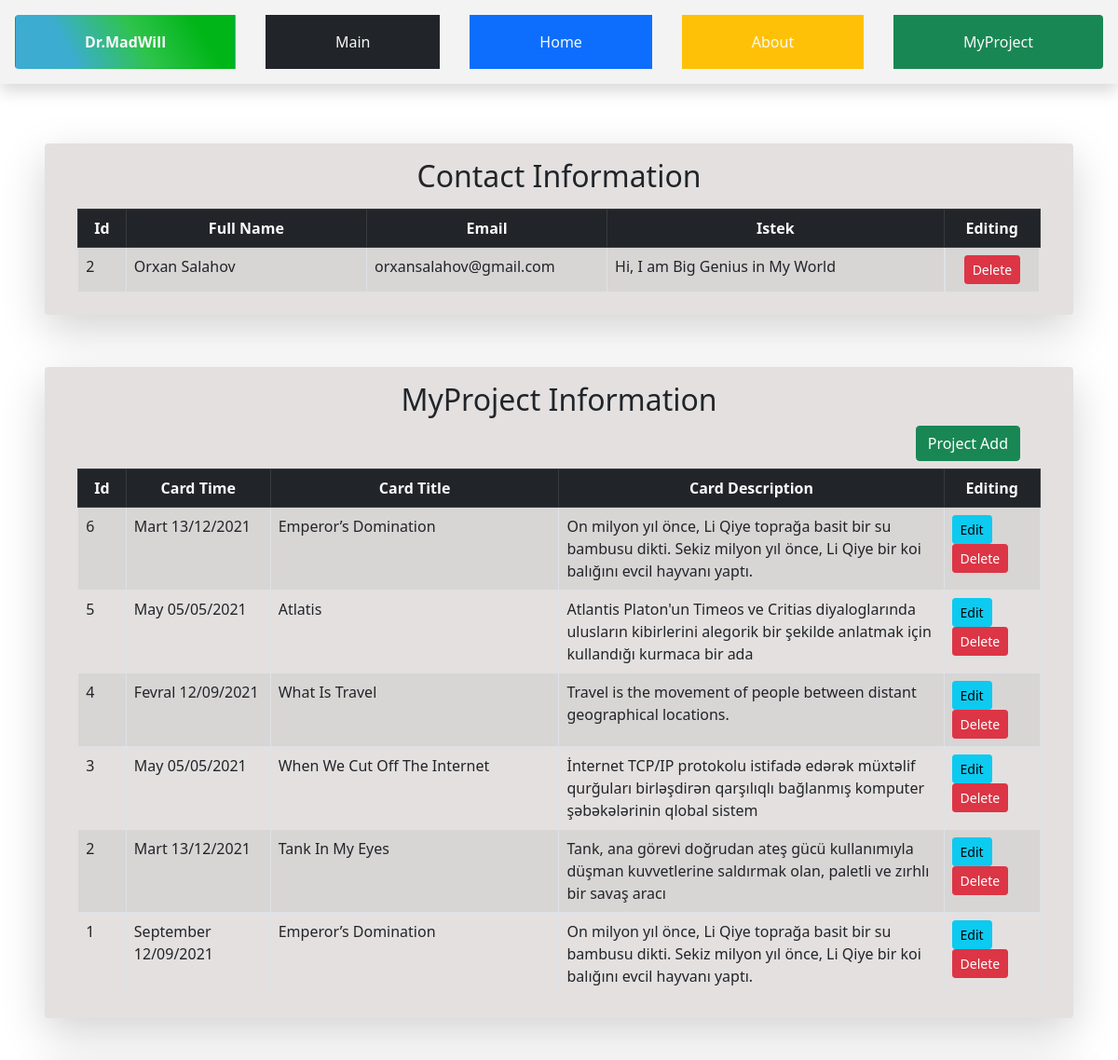
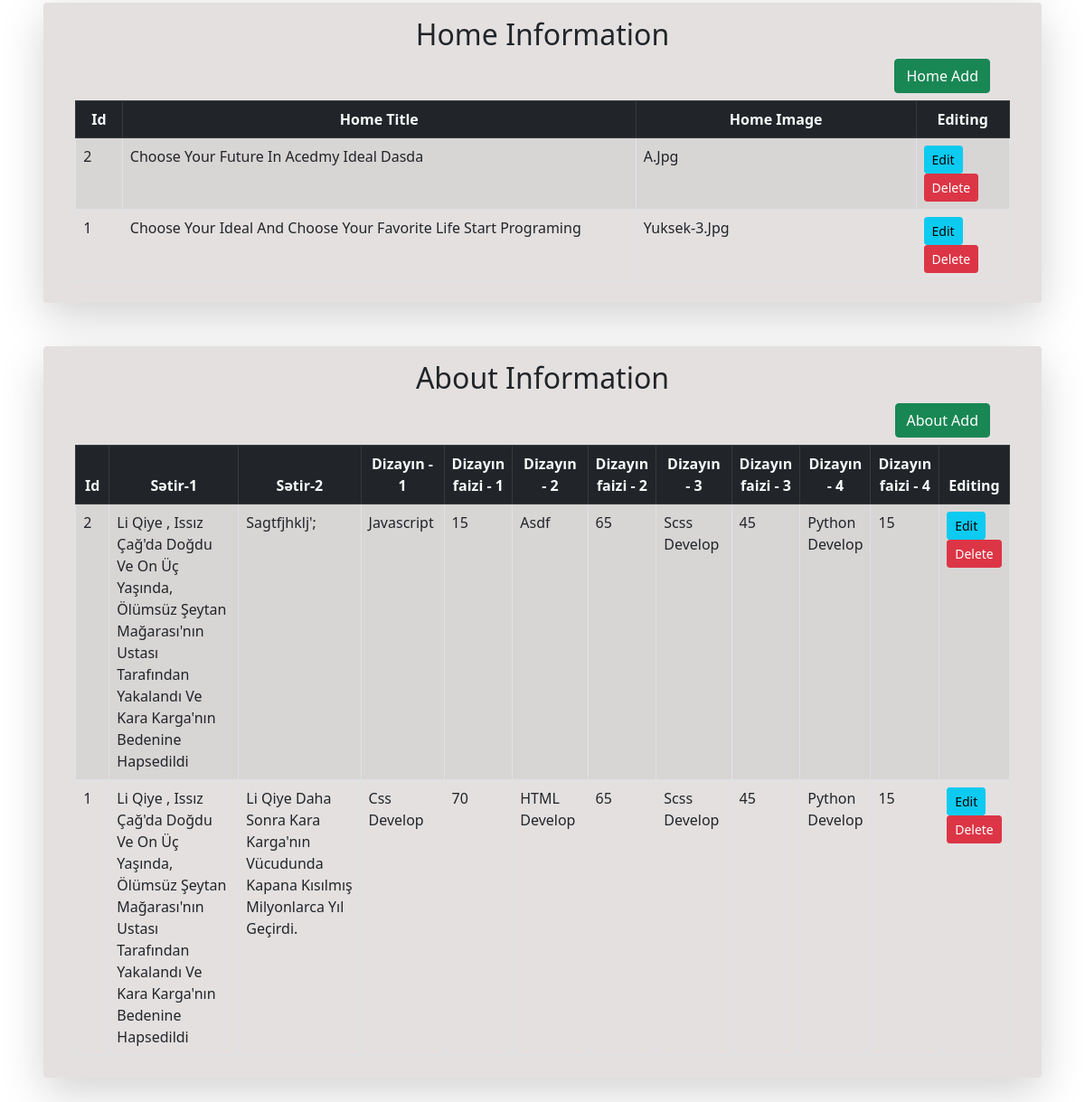
/admin/main, run on the app's committed database (2 pictures, top to bottom).
### postd/models.py (models this page shows, shortened)
class Contactin(db.Model):
    id = db.Column(db.Integer, primary_key=True)
    fulname = db.Column(db.String(25), nullable=False)
    email = db.Column(db.String(50), nullable=False)
    message = db.Column(db.String(200), nullable=False)

class Projectin(db.Model):
    id = db.Column(db.Integer, primary_key=True)
    protime = db.Column(db.String(25), nullable=False)
    protitle = db.Column(db.String(50), nullable=False)
    prosortcut = db.Column(db.String(80), nullable=False)
    proimg=db.Column(db.String(100))

class Homein(db.Model):
    id = db.Column(db.Integer, primary_key=True)
    info = db.Column(db.String(80), nullable=False)
    infoimg=db.Column(db.String(100))

class Aboutin(db.Model):
    id = db.Column(db.Integer, primary_key=True)
    aboutinfo1 = db.Column(db.String(160), nullable=False)
    aboutinfo2 = db.Column(db.String(160), nullable=False)
    disgen1 = db.Column(db.String(25),nullable=False)
    disgen1interest = db.Column(db.Integer,nullable=False)
    disgen2 = db.Column(db.String(25),nullable=False)
    disgen2interest = db.Column(db.Integer,nullable=False)
    disgen3 = db.Column(db.String(25),nullable=False)
    disgen3interest = db.Column(db.Integer,nullable=False)
    disgen4 = db.Column(db.String(25),nullable=False)
    disgen4interest = db.Column(db.Integer,nullable=False)
    disgen5 = db.Column(db.String(25),nullable=False)
    disgen5interest = db.Column(db.Integer,nullable=False)
    aboutinfoimg=db.Column(db.String(100))

### postd/routes.py (the view)
@app.route('/admin/main',methods=['GET','POST'])
def adminmain():
    contact=Contactin.query.all()
    contact=contact[::-1]
    home=Homein.query.all()
    home=home[::-1]
    project=Projectin.query.all()
    project=project[::-1]
    about=Aboutin.query.all()
    about=about[::-1]
    return render_template('admin/adminmain.html',contact=contact,home=home,about=about,project=project)

### postd/templates/admin/adminmain.html (shortened to what this page needs)
{% extends "admin/baseadmin.html" %}
{% block content %}
<div  class="d-flex mt-5  flex-column align-items-center">
    <div style="width:92%;background-color: #e4e0e0;"  class="d-flex mt-3 mb-2 p-2 rounded shadow-lg flex-column align-items-center" >
        <div class="d-flex mt-2 justify-content-center">
            <h2 >Contact Information </h2>
        </div>
        <table style="width: 95%;" class=" mt-2  table table-hover table-striped table-bordered">
            <thead class="table-dark text-light">
                <tr style="text-align: center;" >
                    <th style="width:5% ;">Id </th>
                    <th class="w-25">Full Name</th>
                    <th class="w-25">Email</th>
                    <th>Istek</th>
                    <th style="width: 10%;" >Editing</th>
                </tr>
            </thead>
            <tbody>
                {% for info in contact %}
                    <tr>
                        <td> {{info.id}} </td>
                        <td class="text-capitalize">{{info.fulname}}</td>
                        <td>{{info.email}}</td>
                        <td>{{info.message}}</td>
                        <td class="d-flex justify-content-center" >
                            <button type="button" class="btn btn-sm btn-danger" data-toggle="modal" data-target="#cexampleModalCenter{{info.id}}">
                                Delete
                              </button>
                        </td>
                    </tr>
                {% endfor %}
            </tbody>
        </table>
    </div>
    <div style="width:92%;background-color: #e4e0e0;"  class="d-flex mt-5 p-2 rounded shadow-lg flex-column align-items-center" >
        <div class="d-flex mt-2 justify-content-center">
            <h2 >MyProject Information </h2>
        </div>
        <div style="width: 91%;" class="d-flex justify-content-end">
            <a class="btn btn-success " href="{{url_for('adminpro')}}">Project Add</a>
        </div>
        <table style="width: 95%;" class=" mt-2  table table-hover table-striped table-bordered">
            <thead class="table-dark text-light">
                <tr style="text-align: center;" >
                    <th style="width:5% ;" >Id</th>
                    <th style="width:15% ;">Card Time</th>
                    <th style="width:30% ;" >Card Title</th>
                    <th>Card Description</th>
                    <th style="width: 10%;" >Editing</th>
                </tr>
            </thead>
            <tbody>
                {% for info in project %}
                    <tr>
                        <td> {{info.id}} </td>
                        <td class="text-capitalize" >{{info.protime}}</td>
                        <td class="text-capitalize" >{{info.protitle}}</td>
                        <td>{{info.prosortcut}}</td>
                        <td>
                            <a class="btn  btn-info btn-sm btn" href="{{url_for('editpro', id=info.id)}}">Edit</a>
                            <button type="button" class="btn btn-sm btn-danger" data-toggle="modal" data-target="#pexampleModalCenter{{info.id}}">
                                Delete
                              </button>
                        </td>
                    </tr>
                {% endfor %}
            </tbody>
        </table>
    </div>
    <div style="width:92%;background-color: #e4e0e0;"  class="d-flex mt-5 p-2 rounded shadow-lg flex-column align-items-center" >
        <div class="d-flex mt-2 justify-content-center">
            <h2 >Home Information </h2>
        </div>
        <div style="width: 91%;" class="d-flex justify-content-end">
            <a class="btn btn-success " href="{{url_for('adminhome')}}">Home Add</a>
        </div>
        <table style="width: 95%;" class=" mt-2  table table-hover table-striped table-bordered">
            <thead class="table-dark text-light">
                <tr style="text-align: center;" >
                    <th style="width:5% ;" >Id</th>
                    <th >Home Title</th>
                    <th style="width: 30%;">Home Image</th>
                    <th style="width: 10%;" >Editing</th>
                </tr>
            </thead>
            <tbody>
                {% for info in home %}
                    <tr>
                        <td> {{info.id}} </td>
                        <td class="text-capitalize" >{{info.info}}</td>
                        <td class="text-capitalize" >{{info.infoimg}}</td>
                        <td>
                            <a class="btn  btn-info btn-sm btn" href="{{url_for('edithome', id=info.id)}}">Edit</a>
                            <button type="button" class="btn btn-sm btn-danger" data-toggle="modal" data-target="#hexampleModalCenter{{info.id}}">
                                Delete
                              </button>
                        </td>
                    </tr>
                {% endfor %}
            </tbody>
        </table>
    </div>
    <div style="width:92%;background-color: #e4e0e0;"  class="d-flex mt-5 p-2 rounded shadow-lg flex-column align-items-center" >
        <div class="d-flex mt-2 justify-content-center">
            <h2 >About Information </h2>
        </div>
        <div style="width: 91%;" class="d-flex justify-content-end">
            <a class="btn btn-success " href="{{url_for('adminabout')}}">About Add</a>
        </div>
        <table style="width: 95%;" class=" mt-2  table table-hover table-striped table-bordered">
            <thead class="table-dark text-light">
                <tr style="text-align: center;" >
                    <th style="width:5% ;" >Id</th>
                    <th style="width:25% ;">Sətir-1</th>
                    <th style="width:25% ;">Sətir-2</th>
                    <th style="width:10% ;" >Dizayın - 1</th>
                    <th style="width:3% ;">Dizayın faizi - 1</th>
                    <th style="width:10% ;" >Dizayın - 2</th>
                    <th style="width:3% ;">Dizayın faizi - 2</th>
                    <th style="width:10% ;" >Dizayın - 3</th>
                    <th style="width:3% ;">Dizayın faizi - 3</th>
                    <th style="width:10% ;" >Dizayın - 4</th>
                    <th style="width:3% ;">Dizayın faizi - 4</th>
                    <th style="width: 10%;" >Editing</th>
                </tr>
            </thead>
            <tbody>
                {% for info in about %}
                    <tr>
                        <td> {{info.id}} </td>
                        <td class="text-capitalize" >{{info.aboutinfo1}}</td>
                        <td class="text-capitalize" >{{info.aboutinfo2}}</td>
                        <td class="text-capitalize" >{{info.disgen1}}</td>
                        <td class="text-capitalize" >{{info.disgen1interest}}</td>
                        <td class="text-capitalize" >{{info.disgen2}}</td>
                        <td class="text-capitalize" >{{info.disgen2interest}}</td>
                        <td class="text-capitalize" >{{info.disgen3}}</td>
                        <td class="text-capitalize" >{{info.disgen3interest}}</td>
                        <td class="text-capitalize" >{{info.disgen4}}</td>
                        <td class="text-capitalize" >{{info.disgen4interest}}</td>
                        <td>
                            <a class="btn  btn-info btn-sm btn" href="{{url_for('editabout', id=info.id)}}">Edit</a>
                            <button type="button" class="btn btn-sm btn-danger" data-toggle="modal" data-target="#aexampleModalCenter{{info.id}}">
                                Delete
                              </button>
                        </td>
                    </tr>
                {% endfor %}
            </tbody>
        </table>
    </div>
</div>
{% endblock %}

### postd/templates/admin/baseadmin.html (shortened to what this page needs)
<!DOCTYPE html>
<html lang="en">
<head>
  <link rel="stylesheet" href="https://stackpath.bootstrapcdn.com/bootstrap/5.0.0-alpha1/css/bootstrap.min.css">
</head>
<body class="m-0 p-0">
  {% include 'admin/include/navbar.html' %}
    {% block content %}
    {% endblock %}
  </body>
</html>

### postd/templates/admin/include/navbar.html
<div style="background-color: #f3f3f3;  " class="btn-group zindex-sticky shadow d-flex justify-content-center sticky-top  !spacing" role="group" aria-label="Basic example">
    <a style="background-image: linear-gradient(60deg, rgba(60,173,208,1) 25%, rgba(46,195,75,1) 56%, rgba(0,181,23,1) 83%); font-weight:800 ;" class="btn d-inline-block py-3 px-4  text-light m-3" href="{{url_for('main')}}">Dr.MadWill</a>
    <a class="btn d-inline-block py-3 px-4 bg-dark text-light m-3" href="{{url_for('adminmain')}}">Main</a>
    <a class="btn d-inline-block py-3 px-4 bg-primary text-light m-3" href="{{url_for('adminhome')}}">Home</a>
    <a class="btn d-inline-block py-3 px-4 bg-warning text-light m-3" href="{{url_for('adminabout')}}">About</a>
    <a class="btn d-inline-block py-3 px-4 bg-success text-light m-3" href="{{url_for('adminpro')}}">MyProject</a>
</div>

### data on the page
Contactin: id "2", fulname "Orxan Salahov", email "orxansalahov@gmail.com", message "Hi, I am Big Genius in My World"
Projectin: id "6", protime "Mart 13/12/2021", protitle "Emperor’s Domination", prosortcut "On milyon yıl önce, Li Qiye toprağa basit bir su bambusu dikti. Sekiz milyon yıl önce, Li Qiye bir koi balığını evcil hayvanı yaptı."
Projectin: id "5", protime "May 05/05/2021", protitle "Atlatis", prosortcut "Atlantis Platon'un Timeos ve Critias diyaloglarında ulusların kibirlerini alegorik bir şekilde anlatmak için kullandığı kurmaca bir ada"
Projectin: id "4", protime "Fevral 12/09/2021", protitle "What Is Travel", prosortcut "Travel is the movement of people between distant geographical locations."
Projectin: id "3", protime "May 05/05/2021", protitle "When We Cut Off The Internet", prosortcut "İnternet TCP/IP protokolu istifadə edərək müxtəlif qurğuları birləşdirən qarşılıqlı bağlanmış komputer şəbəkələrinin qlobal sistem"
Projectin: id "2", protime "Mart 13/12/2021", protitle "Tank In My Eyes", prosortcut "Tank, ana görevi doğrudan ateş gücü kullanımıyla düşman kuvvetlerine saldırmak olan, paletli ve zırhlı bir savaş aracı"
Projectin: id "1", protime "September 12/09/2021", protitle "Emperor’s Domination", prosortcut "On milyon yıl önce, Li Qiye toprağa basit bir su bambusu dikti. Sekiz milyon yıl önce, Li Qiye bir koi balığını evcil hayvanı yaptı."
Homein: id "2", info "Choose Your Future In Acedmy Ideal Dasda", infoimg "A.jpg"
Homein: id "1", info "Choose Your Ideal And Choose Your Favorite Life Start Programing", infoimg "Yuksek-3.jpg"
Aboutin: id "2", aboutinfo1 "Li Qiye , Issız Çağ'da Doğdu Ve On Üç Yaşında, Ölümsüz Şeytan Mağarası'nın Ustası Tarafından Yakalandı Ve Kara Karga'nın Bedenine Hapsedildi", aboutinfo2 "Sagtfjhklj';", disgen1 "Javascript", disgen1interest "15", disgen2 "Asdf", disgen2interest "65", disgen3 "Scss Develop", disgen3interest "45", disgen4 "Python Develop", disgen4interest "15"
Aboutin: id "1", aboutinfo1 "Li Qiye , Issız Çağ'da Doğdu Ve On Üç Yaşında, Ölümsüz Şeytan Mağarası'nın Ustası Tarafından Yakalandı Ve Kara Karga'nın Bedenine Hapsedildi", aboutinfo2 "Li Qiye Daha Sonra Kara Karga'nın Vücudunda Kapana Kısılmış Milyonlarca Yıl Geçirdi.", disgen1 "Css Develop", disgen1interest "70", disgen2 "HTML Develop", disgen2interest "65", disgen3 "Scss Develop", disgen3interest "45", disgen4 "Python Develop", disgen4interest "15"
